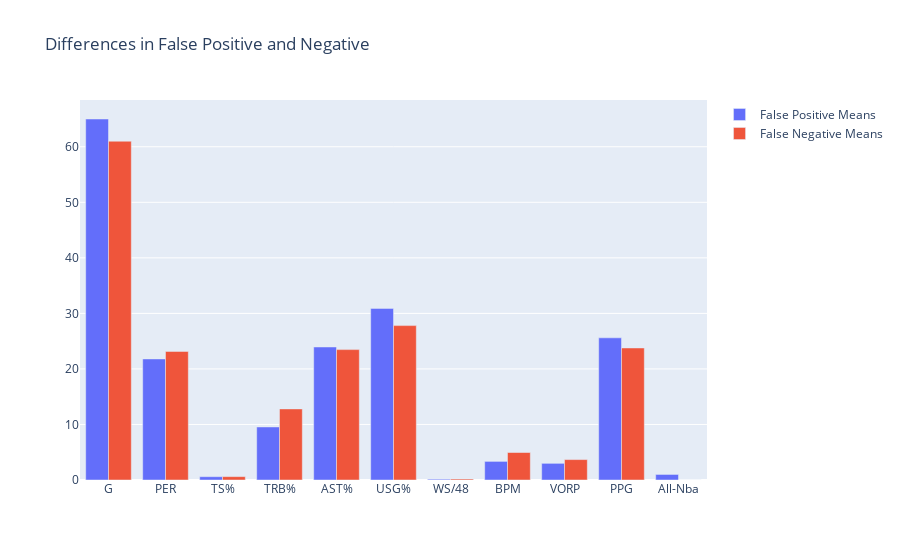

Notebook cell for this chart:
### Code cell
overlap_bar(meansF)

### Figure 1 — Plotly figure (JSON) as saved in the notebook; plotly's stock layout.template omitted (floating-point values rounded to 4 significant figures)
{"data": [{"name": "False Positive Means", "type": "bar", "x": ["G", "PER", "TS%", "TRB%", "AST%", "USG%", "WS/48", "BPM", "VORP", "PPG", "All-Nba"], "y": [65, 21.8, 0.594, 9.55, 23.95, 30.9, 0.1465, 3.35, 3, 25.6, 1]}, {"name": "False Negative Means", "type": "bar", "x": ["G", "PER", "TS%", "TRB%", "AST%", "USG%", "WS/48", "BPM", "VORP", "PPG", "All-Nba"], "y": [61, 23.15, 0.6045, 12.8, 23.48, 27.8, 0.1797, 4.95, 3.675, 23.77, 0]}], "layout": {"barmode": "group", "title": {"text": "Differences in False Positive and Negative"}}}
